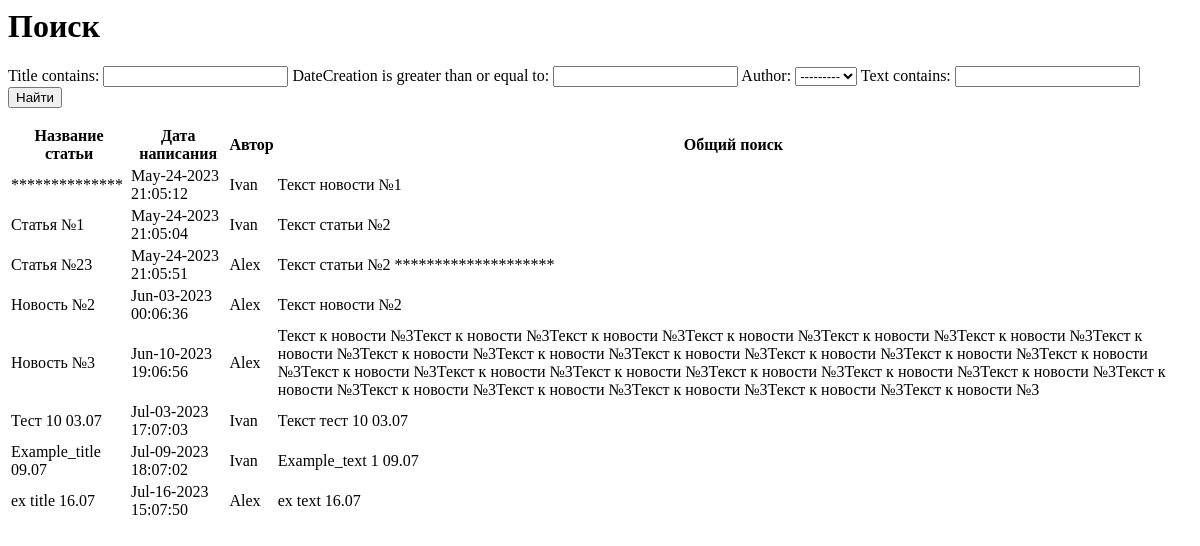
The page /news/search/ on the database as committed earlier.
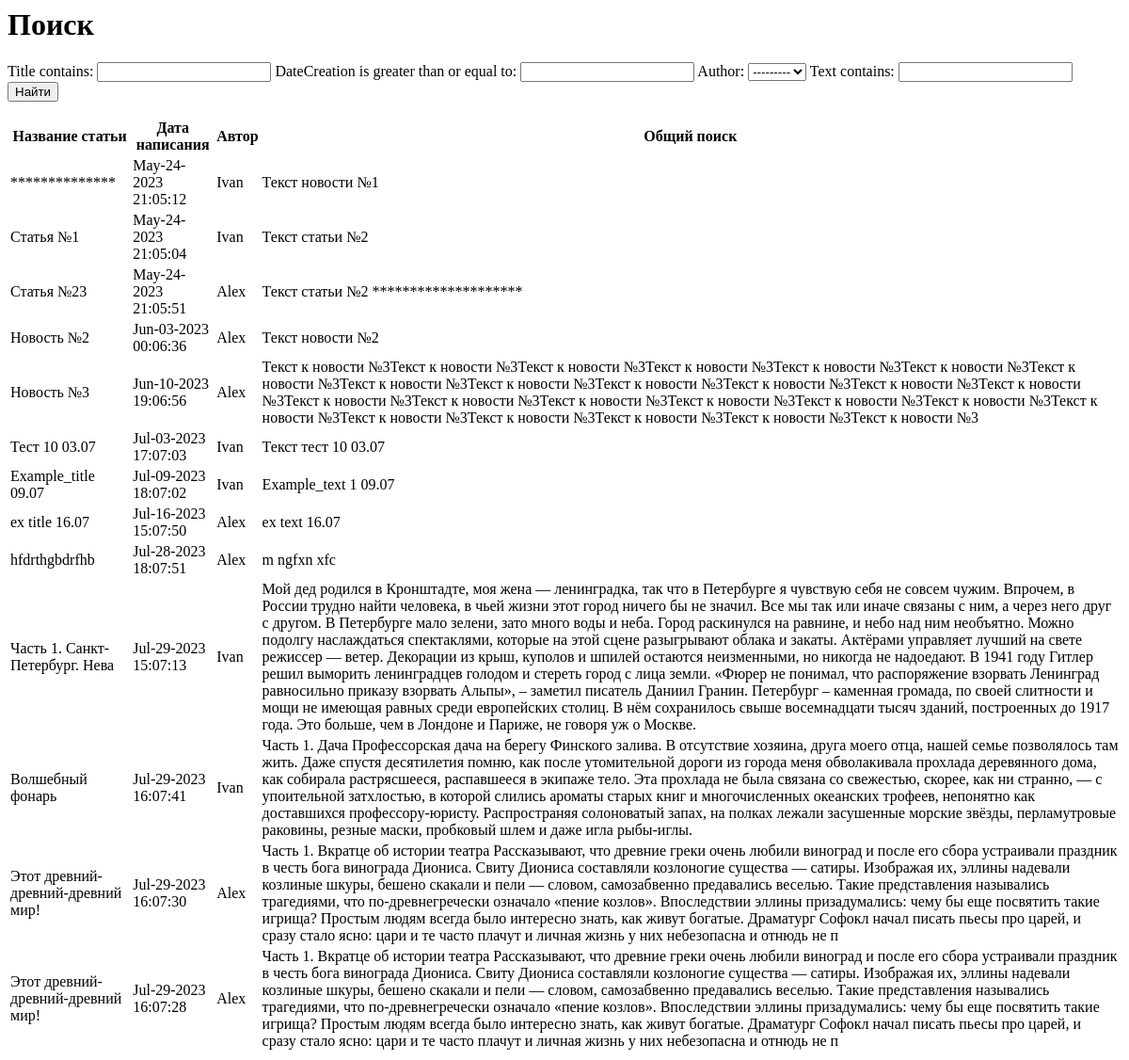
The same page on the database as committed later.
### newapp/models.py (models this page shows, shortened)
class Post(models.Model):
    author = models.ForeignKey(Author, on_delete=models.CASCADE)
    NEWS = 'NW'
    ARTICLE = 'AR'
    CATEGORY_CHOICES = (
        (NEWS, 'Новость'),
        (ARTICLE, 'Статья'),
    )
    categoryType = models.CharField(max_length=2, choices=CATEGORY_CHOICES, default=ARTICLE)
    dateCreation = models.DateTimeField(auto_now_add=True)
    postCategory = models.ManyToManyField(Category, through='PostCategory')
    title = models.CharField(max_length=128)
    text = models.TextField()
    rating = models.SmallIntegerField(default=0)

class Author(models.Model):
    authorUser = models.OneToOneField(User, on_delete=models.CASCADE)
    ratingAuthor = models.SmallIntegerField(default=0)
    def __str__(self):
        return self.authorUser.username

### newapp/views.py (the view)
# urls.py: path('search/', SearchListView.as_view()),
class SearchListView(ListView):
    model = Post
    template_name = 'search.html'
    context_object_name = 'search'
    def get_context_data(self, **kwargs):
        context = super().get_context_data(**kwargs)
        context['filter'] = NewsFilter(self.request.GET, queryset=self.get_queryset())
        return context

### newapp/templatetags/custom_filters.py (called while the page is built)
@register.filter(name='censor')
def censor(value):
    censored_words = ['плохое_слово_1', 'нежелательное_слово2', 'нежелательное_слово3']
    censored_value = value
    for word in censored_words:
        censored_value = censored_value.replace(word, '*' * len(word))
    return censored_value

### templates/search.html (shortened to what this page needs)
{% extends 'flatpages/default.html' %}
{% load custom_filters %}
{% block title %}
<h1>Поиск</h1>
{% endblock title %}
{% block content %}
<form method="GET">
    {{ filter.form }}
    <input type="submit" value="Найти">
</form>
<table>
        <thead>
            <th>
                Название статьи
            </th>
            <th>
                Дата написания
            </th>
            <th>
                Автор
            </th>
            <th>
                Общий поиск
            </th>
        </thead>
        {% for new in filter.qs %}
            <tr>
                <td>
                    {{ new.title|censor }}
                </td>
                <td>
                    {{ new.dateCreation|date:'M-d-Y H:m:s' }}
                </td>
                <td>
                    {{ new.author.authorUser }}
                </td>
                <td>
                    {{ new.text|censor }}
                </td>
            </tr>
        {% endfor %}
</table>
{% endblock content %}

Rows that differ between the two databases and show on the page:
added Post: title|censor "hfdrthgbdrfhb", dateCreation "Jul-28-2023 18:07:51", author.authorUser "Alex", text|censor "m ngfxn xfc"
added Post: title|censor "Часть 1. Санкт-Петербург. Нева", dateCreation "Jul-29-2023 15:07:13", author.authorUser "Ivan", text|censor "Мой дед родился в Кронштадте, моя жена — ленинградка, так что в Петербурге я чувствую себя не совсем чужим. Впрочем, в России трудно найти человека, в чьей жизни этот город ничего бы не значил. Все мы так или иначе связаны с ним, а через него друг с другом. В Петербурге мало зелени, зато много воды и неба. Город раскинулся на равнине, и небо над ним необъятно. Можно подолгу наслаждаться спектаклями, которые на этой сцене разыгрывают облака и закаты. Актёрами управляет лучший на свете режиссер — ветер. Декорации из крыш, куполов и шпилей остаются неизменными, но никогда не надоедают. В 1941 году Гитлер решил выморить ленинградцев голодом и стереть город с лица земли. «Фюрер не понимал, что…"
added Post: title|censor "Волшебный фонарь", dateCreation "Jul-29-2023 16:07:41", author.authorUser "Ivan", text|censor "Часть 1. Дача Профессорская дача на берегу Финского залива. В отсутствие хозяина, друга моего отца, нашей семье позволялось там жить. Даже спустя десятилетия помню, как после утомительной дороги из города меня обволакивала прохлада деревянного дома, как собирала растрясшееся, распавшееся в экипаже тело. Эта прохлада не была связана со свежестью, скорее, как ни странно, — с упоительной затхлостью, в которой слились ароматы старых книг и многочисленных океанских трофеев, непонятно как доставшихся профессору-юристу. Распространяя солоноватый запах, на полках лежали засушенные морские звёзды, перламутровые раковины, резные маски, пробковый шлем и даже игла рыбы-иглы."
added Post: title|censor "Этот древний-древний-древний мир!", dateCreation "Jul-29-2023 16:07:30", author.authorUser "Alex", text|censor "Часть 1. Вкратце об истории театра Рассказывают, что древние греки очень любили виноград и после его сбора устраивали праздник в честь бога винограда Диониса. Свиту Диониса составляли козлоногие существа — сатиры. Изображая их, эллины надевали козлиные шкуры, бешено скакали и пели — словом, самозабвенно предавались веселью. Такие представления назывались трагедиями, что по-древнегречески означало «пение козлов». Впоследствии эллины призадумались: чему бы еще посвятить такие игрища? Простым людям всегда было интересно знать, как живут богатые. Драматург Софокл начал писать пьесы про царей, и сразу стало ясно: цари и те часто плачут и личная жизнь у них небезопасна и отнюдь не п"
added Post: title|censor "Этот древний-древний-древний мир!", dateCreation "Jul-29-2023 16:07:28", author.authorUser "Alex", text|censor "Часть 1. Вкратце об истории театра Рассказывают, что древние греки очень любили виноград и после его сбора устраивали праздник в честь бога винограда Диониса. Свиту Диониса составляли козлоногие существа — сатиры. Изображая их, эллины надевали козлиные шкуры, бешено скакали и пели — словом, самозабвенно предавались веселью. Такие представления назывались трагедиями, что по-древнегречески означало «пение козлов». Впоследствии эллины призадумались: чему бы еще посвятить такие игрища? Простым людям всегда было интересно знать, как живут богатые. Драматург Софокл начал писать пьесы про царей, и сразу стало ясно: цари и те часто плачут и личная жизнь у них небезопасна и отнюдь не п"
